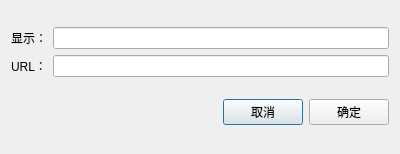
<?xml version="1.0" encoding="UTF-8"?>
<ui version="4.0">
 <class>GetMediaURLUi</class>
 <widget class="QDialog" name="GetMediaURLUi">
  <property name="geometry">
   <rect>
    <x>0</x>
    <y>0</y>
    <width>400</width>
    <height>154</height>
   </rect>
  </property>
  <property name="windowTitle">
   <string>Dialog</string>
  </property>
  <layout class="QVBoxLayout" name="verticalLayout" stretch="1,0">
   <item>
    <layout class="QGridLayout" name="gridLayout">
     <item row="0" column="0">
      <widget class="QLabel" name="label">
       <property name="text">
        <string>显示：</string>
       </property>
      </widget>
     </item>
     <item row="0" column="1">
      <widget class="QLineEdit" name="displayEditor"/>
     </item>
     <item row="1" column="0">
      <widget class="QLabel" name="label_2">
       <property name="text">
        <string>URL：</string>
       </property>
      </widget>
     </item>
     <item row="1" column="1">
      <widget class="QLineEdit" name="urlEditor"/>
     </item>
    </layout>
   </item>
   <item>
    <layout class="QHBoxLayout" name="horizontalLayout">
     <item>
      <spacer name="horizontalSpacer">
       <property name="orientation">
        <enum>Qt::Horizontal</enum>
       </property>
       <property name="sizeHint" stdset="0">
        <size>
         <width>40</width>
         <height>20</height>
        </size>
       </property>
      </spacer>
     </item>
     <item>
      <widget class="QPushButton" name="cancleButton">
       <property name="text">
        <string>取消</string>
       </property>
      </widget>
     </item>
     <item>
      <widget class="QPushButton" name="configureButton">
       <property name="text">
        <string>确定</string>
       </property>
      </widget>
     </item>
    </layout>
   </item>
  </layout>
 </widget>
 <resources/>
 <connections>
  <connection>
   <sender>cancleButton</sender>
   <signal>clicked()</signal>
   <receiver>GetMediaURLUi</receiver>
   <slot>reject()</slot>
   <hints>
    <hint type="sourcelabel">
     <x>269</x>
     <y>130</y>
    </hint>
    <hint type="destinationlabel">
     <x>82</x>
     <y>121</y>
    </hint>
   </hints>
  </connection>
  <connection>
   <sender>configureButton</sender>
   <signal>clicked()</signal>
   <receiver>GetMediaURLUi</receiver>
   <slot>accept()</slot>
   <hints>
    <hint type="sourcelabel">
     <x>347</x>
     <y>129</y>
    </hint>
    <hint type="destinationlabel">
     <x>133</x>
     <y>112</y>
    </hint>
   </hints>
  </connection>
 </connections>
</ui>
